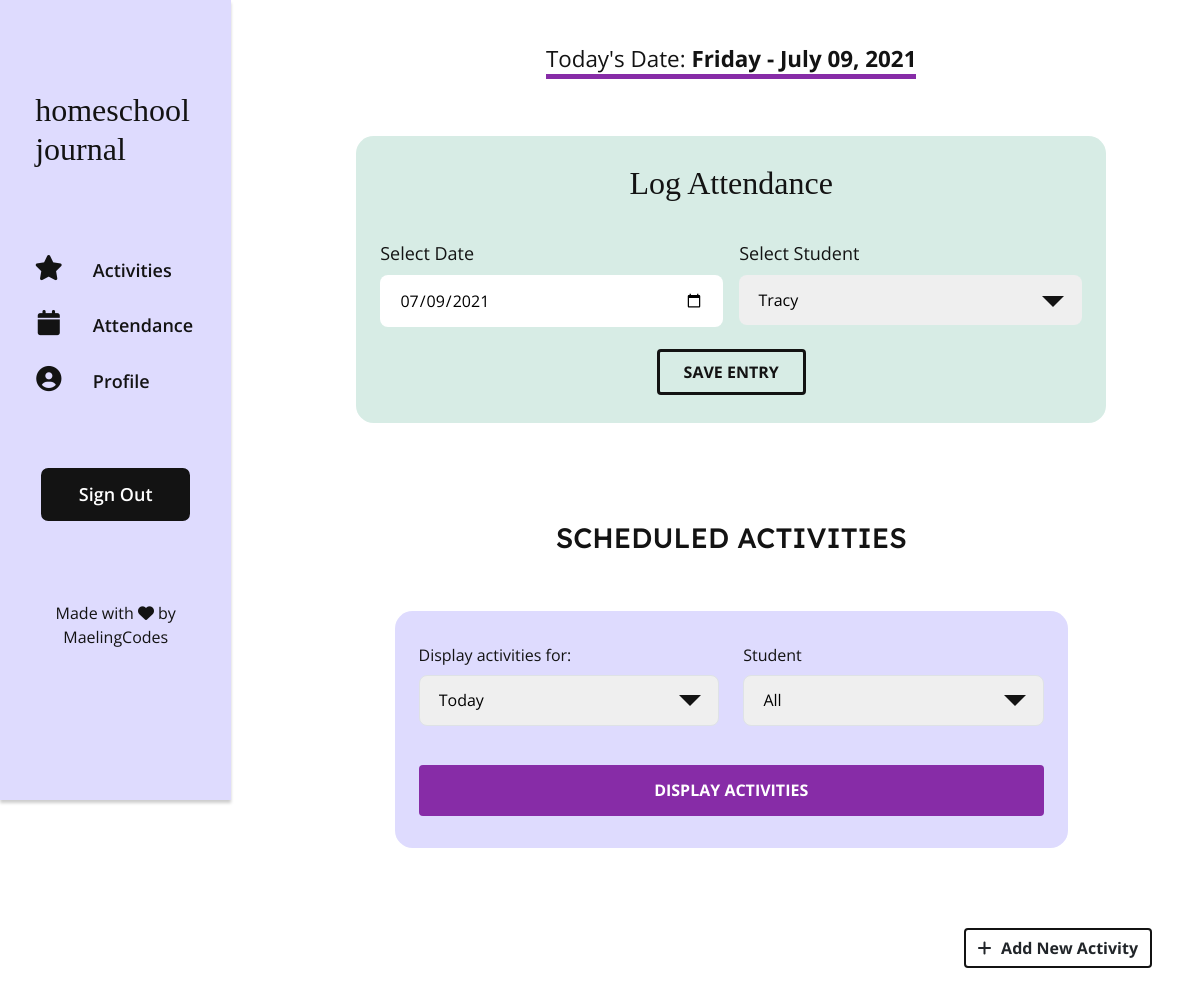
The app's page /index (signed in), older data.
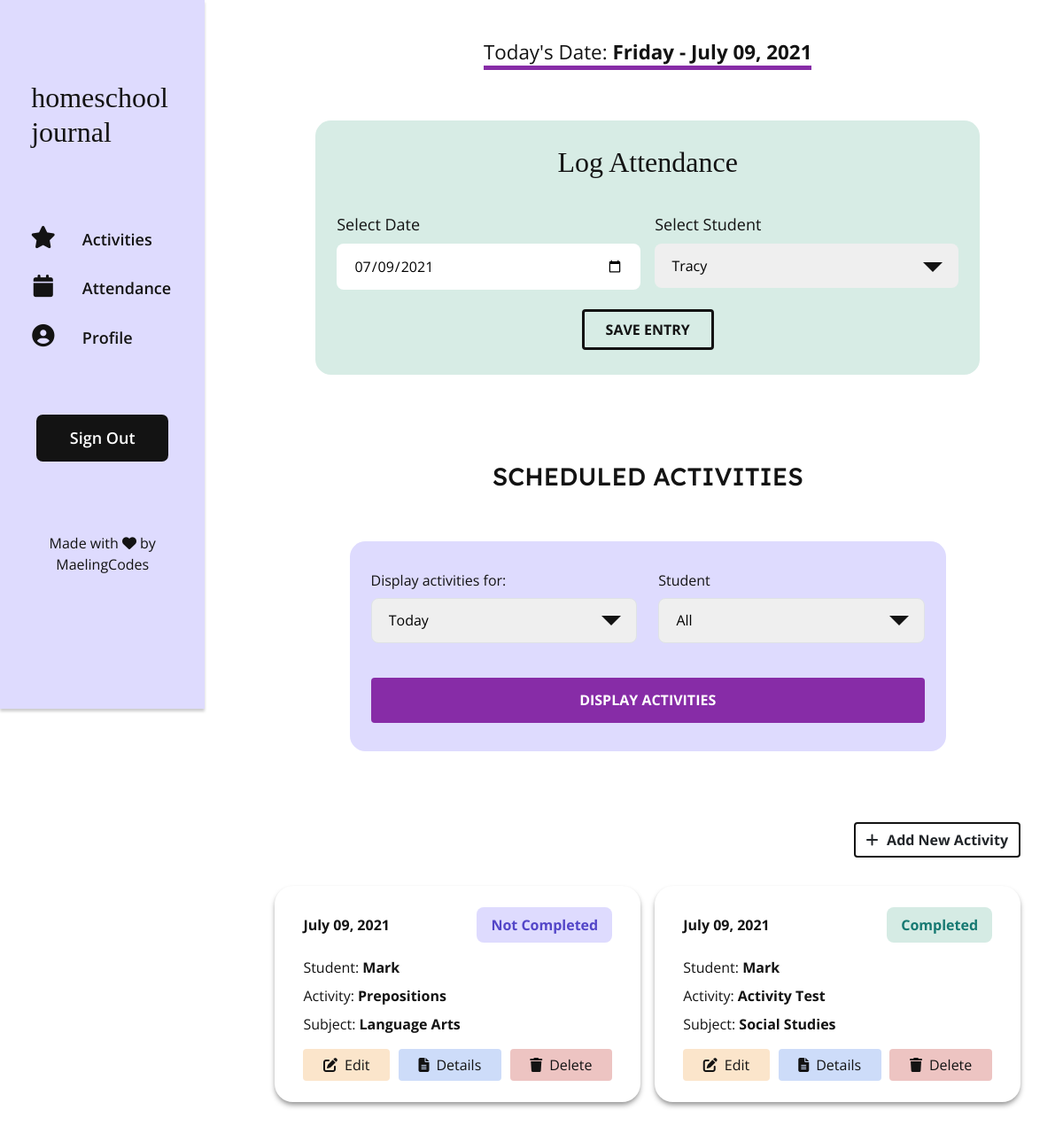
The same page, newer data.
### app/models.py (models this page shows, shortened)
class Activity(db.Model):
    id = db.Column(db.Integer, primary_key=True)
    title = db.Column(db.String(150), index=True, nullable=False)
    user_id = db.Column(db.Integer, db.ForeignKey('user.id'), index=True)
    subject_id = db.Column(db.Integer, db.ForeignKey('subject.id'), index=True, nullable=False)
    student_id = db.Column(db.Integer, db.ForeignKey('student.id'), index=True, nullable=False)
    description = db.Column(db.Text, index=True)
    resources = db.Column(db.Text, index=True)
    activity_date = db.Column(db.DateTime, index=True, nullable=False)
    notes = db.Column(db.Text, index=True)
    status = db.Column(db.String(64), index=True, nullable=False)

class Student(db.Model):
    id = db.Column(db.Integer, primary_key=True)
    student_name = db.Column(db.String(64), index=True)
    user_id = db.Column(db.Integer, db.ForeignKey('user.id'))
    attendance = db.relationship('Attendance', backref='student', lazy='dynamic')
    activities = db.relationship('Activity', backref='student', lazy='dynamic')
    def __str__(self):
        return self.student_name

class Subject(db.Model):
    id = db.Column(db.Integer, primary_key=True)
    user_id = db.Column(db.Integer, db.ForeignKey('user.id'), index=True)
    subject_name = db.Column(db.String(64), index=True)
    activities = db.relationship('Activity', backref='subject', lazy='dynamic')
    def __str__(self):
        return self.subject_name

### app/routes.py (the view, shortened to what this page needs)
@app.route('/',  methods=['GET', 'POST'])
@app.route('/index', methods=['GET', 'POST'])
@login_required
def index():
    form = AddStudentSubjectForm()
    students = current_user.students
    form2 = AddAttendanceForm()
    form2.student.choices = students
    todays_datetime = datetime(datetime.today().year, datetime.today().month, datetime.today().day)
    current_weekday = todays_datetime.isoweekday()
    form3 = DisplayActivitiesForm()
    student_list = ["All"]
    for student in students:
        student_list.append(student)
    form3.student.choices = student_list
    activities = current_user.activities.filter_by(activity_date=todays_datetime).order_by(Activity.activity_date).all()
    return render_template('index.html', form=form, form2=form2, todays_datetime=todays_datetime, form3=form3, activities=activities)

### app/forms.py
class AddStudentSubjectForm(FlaskForm):
    user_student = SelectField('How many students do you have?', choices=[ 1, 2, 3, 4, 5, 6, 7, 8], validators=[DataRequired()])
    student_name1 = StringField('Student Name(s)', validators=[DataRequired("Please enter student's name")])
    user_subject = SelectField('How many subjects do you teach?', choices=[ 1, 2, 3, 4, 5, 6, 7, 8, 9, 10], validators=[DataRequired()] )
    subject_name1 = StringField('Subject', validators=[DataRequired("Please enter subject name")])
    submit = SubmitField('Update')

class AddAttendanceForm(FlaskForm):
    attendance_date = DateField('Select Date', format='%Y-%m-%d')
    student = SelectField(u'Select Student', choices=[])
    submit = SubmitField('Save Entry')

### app/__init__.py (called while the page is built)
@app.template_filter()
def datetime_format_filter(value, format='%B %d, %Y'):
    return value.strftime(format)

@app.template_filter()
def datetime_day_format_filter(value, format='%A - %B %d, %Y'):
    return value.strftime(format)

@app.template_filter()
def datepicker_format_filter(value, format='%Y-%m-%d'):
    return value.strftime(format)

### app/models.py (called while the page is built)
@login.user_loader
def load_user(id):
    return User.query.get(int(id))

### app/templates/index.html (shortened to what the changed rows need)
{% extends "base.html" %}
{% block content %}
    {% if current_user.student_number %}
    <div class="attendance">
        <h2 class="attendance__title">Log Attendance</h2>
    </div>
    <div class="activities">
        <section class="activity-display">
            <div class="activity-display__cards">
                {% for activity in activities %}
                <div class="activity__card">
                    <div class="activity__card-header">
                        <p class="activity__card-date">{{ activity.activity_date | datetime_format_filter }}</p>
                        <p class="activity__card-status activity__card-status-{{ activity.status | lower | replace(" ", "") }}">{{ activity.status }}</p>
                    </div>
                    <div class=activity__card-content>
                        <p class="activity__card-data activity__card-student">Student: <span class="activity__card-student-data">{{ activity.student }}</span></p>
                        <p class="activity__card-data activity__card-activity">Activity: <span class="activity__card-activity-data">{{ activity.title }}</span></p>
                        <p class="activity__card-data activity__card-subject">Subject: <span class="activity__card-subject-data">{{ activity.subject }}</span></p>
                    </div>
                    <div class="activity__card-controls">
                        <a href="{{ url_for('update', id=activity.id) }}" class="btn btn-edit activity__card-controls-btn"><i class="fas fa-edit activity__card-controls-icon"></i>Edit</a>
                        <a href="{{ url_for('details', id=activity.id) }}" class="btn btn-details activity__card-controls-btn"><i class="fas fa-file-alt activity__card-controls-icon"></i></i>Details</a>
                        <a href="{{ url_for('delete', id=activity.id) }}" class="btn btn-delete activity__card-controls-btn" onclick="return confirm('Are you sure you want to delete?')"><i class="fas fa-trash activity__card-controls-icon"></i>Delete</a>
                    </div>
                </div>
                {% endfor %}
            </div>
        </section>
    </div>
    {% endif %}
{% endblock %}

Row changes from the older to the newer data that the page shows:
now on this page (row edited): Activity: activity_date "July 09, 2021", status "Not Completed", student "Mark", title "Prepositions", subject "Language Arts"
now on this page (row edited): Activity: activity_date "July 09, 2021", status "Completed", student "Mark", title "Activity Test", subject "Social Studies"
